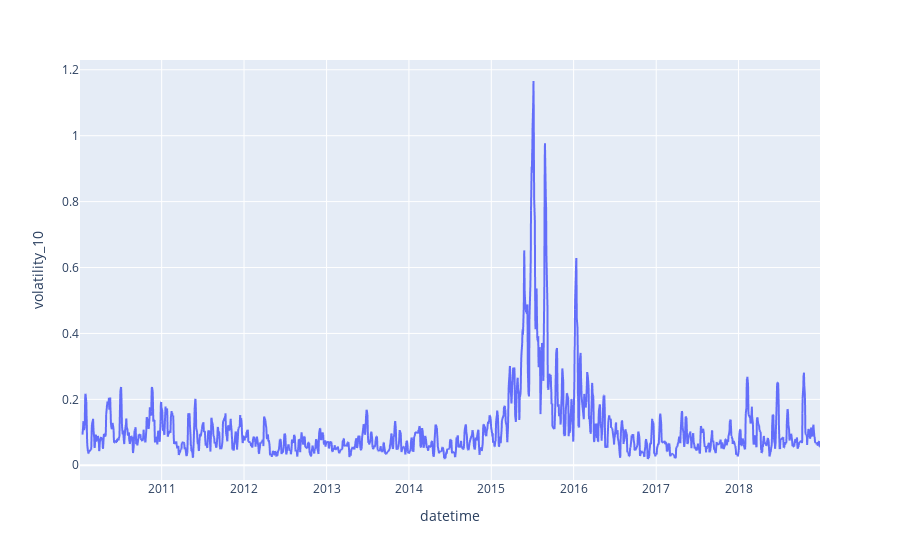

This figure's notebook cell:
### Code cell
b = get_benchmark(train_dates[0], val_dates[1])
b['volatility_30'] = b['$close'].rolling(30).std()
b['volatility_10'] = b['$close'].rolling(10).std()
fig = px.line(b, x=b.index, y='volatility_10')
fig.show()

### Figure 1 — Plotly figure (JSON) as saved in the notebook; plotly's stock layout.template omitted (floating-point values rounded to 4 significant figures; data arrays with more than 128 entries replaced by an {"elided": "..."} marker saying what was removed)
{"data": [{"hovertemplate": "datetime=%{x}<br>volatility_10=%{y}<extra></extra>", "legendgroup": "", "line": {"color": "#636efa", "dash": "solid"}, "marker": {"symbol": "circle"}, "mode": "lines", "name": "", "showlegend": false, "type": "scattergl", "x": {"elided": "2187 str values"}, "xaxis": "x", "y": {"elided": "2187 float values"}, "yaxis": "y"}], "layout": {"legend": {"tracegroupgap": 0}, "margin": {"t": 60}, "xaxis": {"anchor": "y", "domain": [0, 1], "title": {"text": "datetime"}}, "yaxis": {"anchor": "x", "domain": [0, 1], "title": {"text": "volatility_10"}}}}
